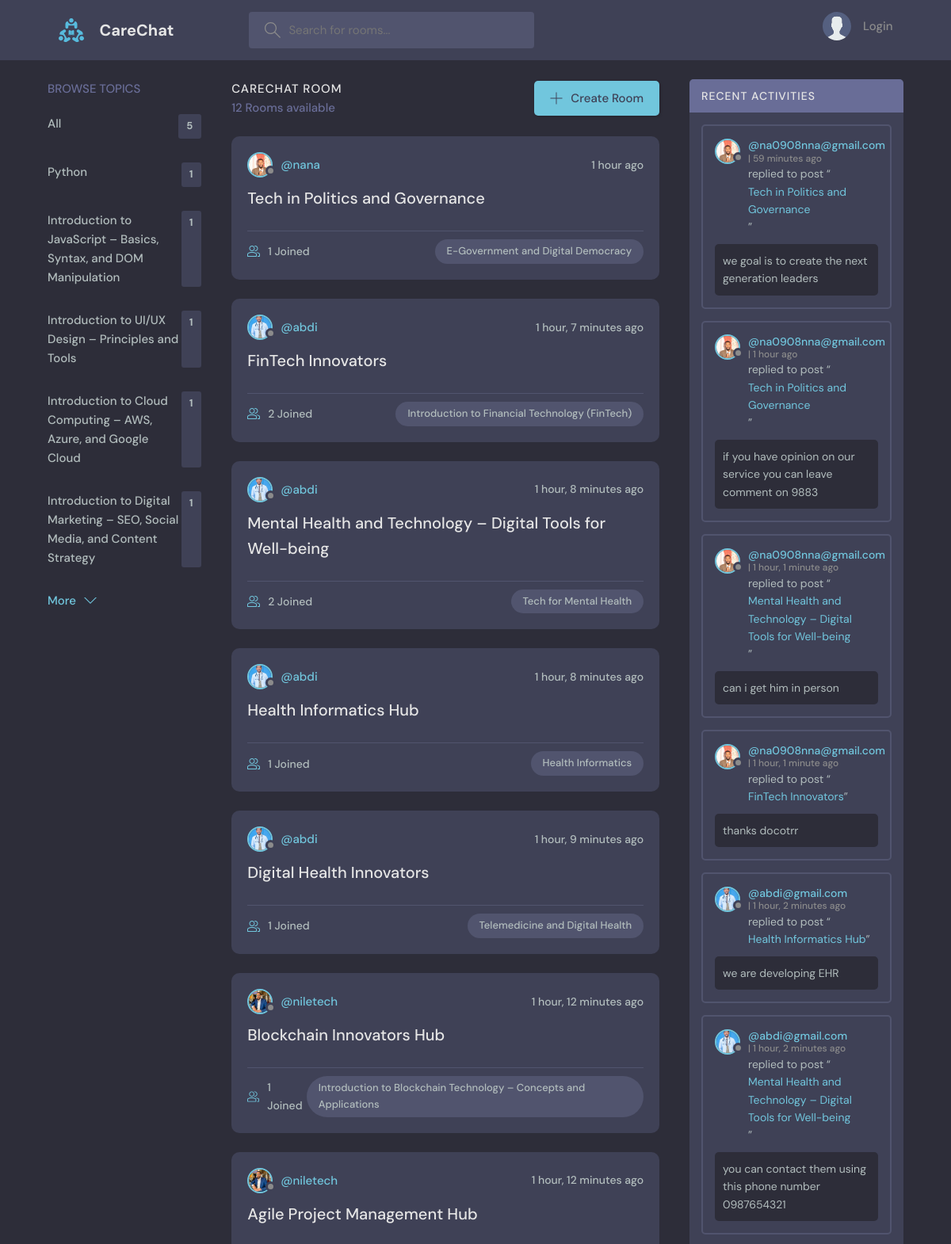
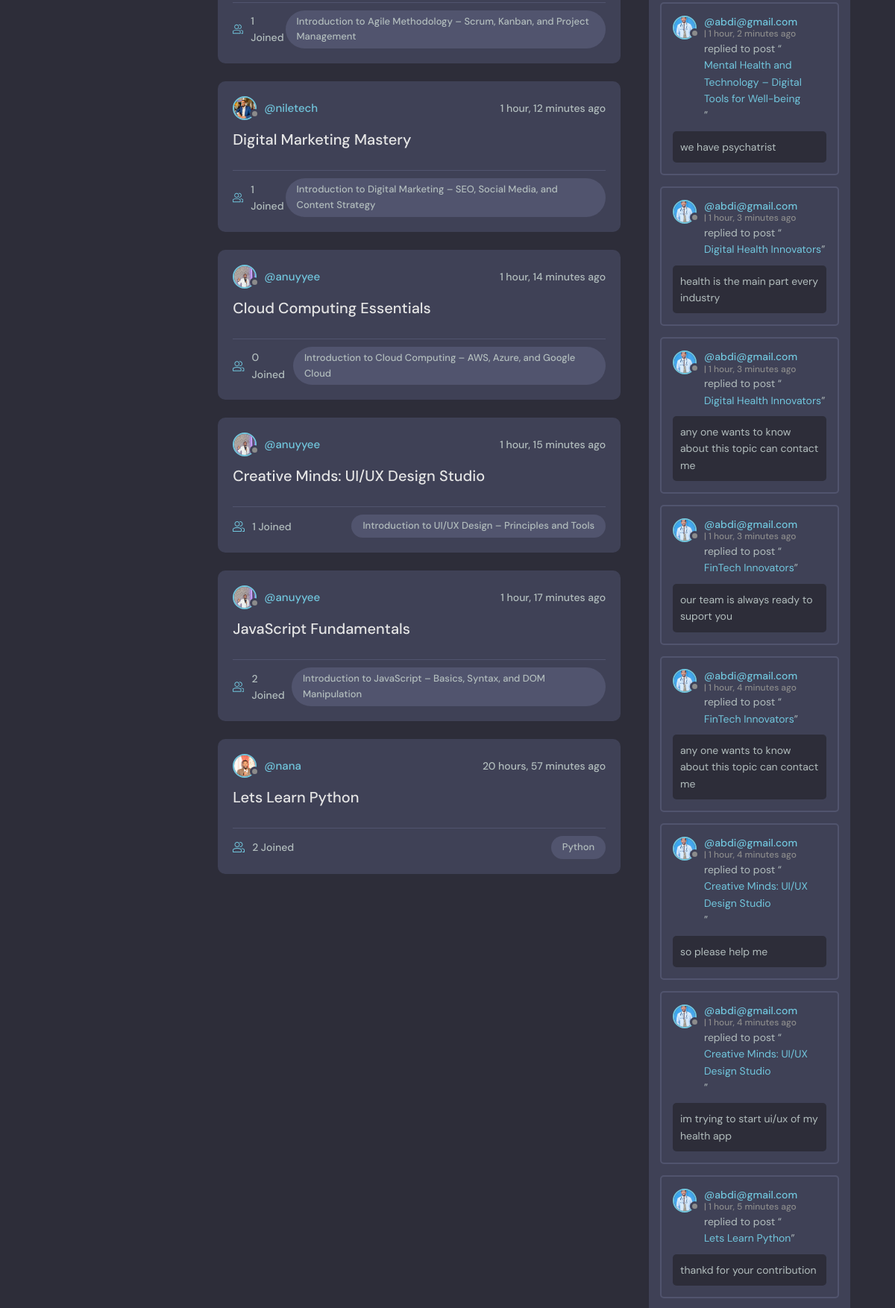
The page / (upper part) on the database its author committed (2 pictures, top to bottom).
### base/models.py (models this page shows, shortened)
class Topic(models.Model):
    name=models.CharField(max_length=200)

class Room(models.Model):
    host= models.ForeignKey(User,on_delete=models.SET_NULL,null=True)
    topic = models.ForeignKey(Topic,on_delete=models.SET_NULL,null=True)
    name = models.CharField(max_length=200)
    description = models.TextField(null=True,blank=True)
    participants=models.ManyToManyField(User,related_name='participants',blank=True)
    updated=models.DateTimeField(auto_now=True)
    created=models.DateTimeField(auto_now_add=True)
    class Meta:
        ordering = ['-updated','-created']
    def __str__(self):
        return self.name

class User(AbstractUser):
    pass
    name=models.CharField(max_length=200,null=True)
    email=models.EmailField(unique=True, null=True)
    bio=models.TextField(null=True)
    avatar = models.ImageField(null=True,default='avatar.svg')
    USERNAME_FIELD='email'
    REQUIRED_FIELDS=[]

class Message(models.Model):
    user=models.ForeignKey(User,on_delete=models.CASCADE)
    room=models.ForeignKey(Room,on_delete=models.CASCADE)
    body=models.TextField()
    updated=models.DateTimeField(auto_now=True)
    created=models.DateTimeField(auto_now_add=True)
    class Meta:
        ordering = ['-updated','-created']

### base/views.py (the view)
# urls.py: path('', views.home, name='home'),
def home(request):
    q=request.GET.get('q') if request.GET.get('q') != None else ''
    rooms=Room.objects.filter(
                             Q(topic__name__icontains=q)   |
                             Q(name__icontains=q) |
                             Q(description__icontains=q)
                             )
    topics = Topic.objects.all()[0:5]
    room_count=rooms.count()
    room_messages=Message.objects.filter(room__topic__name__icontains=q)
    context={'rooms':rooms,'topics':topics,'room_count':room_count ,'room_messages':room_messages}
    return render(request, 'base/home.html',context)

### base/templates/base/home.html (shortened to what this page needs)
{% extends "main.html" %}
{% block content %}
    <main class="layout layout--3">
      <div class="container">
        {% include 'base/topics_component.html' %}
        <div class="roomList">
          <div class="roomList__header">
            <div>
              <h2>CareChat Room</h2>
              <p>{{room_count}} Rooms available</p>
            </div>
            <a class="btn btn--main" href="{% url 'create-room' %}">
              <svg version="1.1" xmlns="http://www.w3.org/2000/svg" width="32" height="32" viewBox="0 0 32 32">
                <title>add</title>
                <path
                  d="M16.943 0.943h-1.885v14.115h-14.115v1.885h14.115v14.115h1.885v-14.115h14.115v-1.885h-14.115v-14.115z"
                ></path>
              </svg>
              Create Room
            </a>
          </div>
          {% include 'base/feed_component.html' %}
        </div>
         {% include 'base/activity_component.html' %}
      </div>
    </main>
  {% endblock %}

### base/templates/base/topics_component.html
<div class="topics">
    <div class="topics__header">
      <h2>Browse Topics</h2>
    </div>
    <ul class="topics__list">
      <li>
        <a href="{% url 'home'%}">All <span>{{topics.count}}</span></a>
      </li>
      {% for topic in topics %}
      <li>
        <a href="{% url 'home'%}?q={{topic.name}}">{{topic.name}} <span>{{topic.room_set.all.count}}</span> </a>
      </li>
      {%endfor%}
    </ul>
    <a class="btn btn--link" href="{% url 'topics' %}">
      More
      <svg version="1.1" xmlns="http://www.w3.org/2000/svg" width="32" height="32" viewBox="0 0 32 32">
        <title>chevron-down</title>
        <path d="M16 21l-13-13h-3l16 16 16-16h-3l-13 13z"></path>
      </svg>
    </a>
  </div>

### base/templates/base/feed_component.html (shortened to what this page needs)
{% for room in rooms %}
<div class="roomListRoom">
    <div class="roomListRoom__header">
      <a href="{% url 'user-profile' room.host.id %}" class="roomListRoom__author">
        <div class="avatar avatar--small">
          <img src="{{room.host.avatar.url}}" />
        </div>
        <span>@{{ room.host.username }}</span>
      </a>
      <div class="roomListRoom__actions">
        <span>{{ room.created|timesince }} ago</span>
      </div>
    </div>
    <div class="roomListRoom__content">
      <a href="{% url 'room' room.id %}">{{ room.name }}</a>
    </div>
    <div class="roomListRoom__meta">
      <a href="{% url 'room' room.id %}" class="roomListRoom__joined">
        {{room.participants.all.count}} Joined
      </a>
      <p class="roomListRoom__topic">{{ room.topic.name }}</p>
    </div>
  </div>
  {% endfor %}

### base/templates/base/activity_component.html (shortened to what this page needs)
<div class="activities">
  <div class="activities__header">
    <h2>Recent Activities</h2>
  </div>
  {% for message in room_messages %}
  <div class="activities__box">
    <div class="activities__boxHeader roomListRoom__header">
      <a href="{% url 'user-profile' message.user.id %}" class="roomListRoom__author">
        <div class="avatar avatar--small">
          <img src="{{message.user.avatar.url}}" />
        </div>
        <p>
          @{{message.user}}
          <span>| {{message.created|timesince}} ago</span>
        </p>
      </a>
    </div>
    <div class="activities__boxContent">
      <p>replied to post “<a href="{% url 'room' message.room.id %}">{{message.room}}</a>”</p>
      <div class="activities__boxRoomContent">
{{message.body}}
      </div>
    </div>
  </div>
{% endfor %}
 </div>

### rows shown on the page
Topic: name "Python", room_set.all.count "1"
Topic: name "Introduction to JavaScript – Basics, Syntax, and DOM Manipulation", room_set.all.count "1"
Topic: name "Introduction to UI/UX Design – Principles and Tools", room_set.all.count "1"
Topic: name "Introduction to Cloud Computing – AWS, Azure, and Google Cloud", room_set.all.count "1"
Topic: name "Introduction to Digital Marketing – SEO, Social Media, and Content Strategy", room_set.all.count "1"
Room: host.avatar (picture), host.username "nana", created "1 hour", name "Tech in Politics and Governance", participants.all.count "1", topic.name "E-Government and Digital Democracy"
Room: host.avatar (picture), host.username "abdi", created "1 hour, 7 minutes", name "FinTech Innovators", participants.all.count "2", topic.name "Introduction to Financial Technology (FinTech)"
Room: host.avatar (picture), host.username "abdi", created "1 hour, 8 minutes", name "Mental Health and Technology – Digital Tools for Well-being", participants.all.count "2", topic.name "Tech for Mental Health"
Room: host.avatar (picture), host.username "abdi", created "1 hour, 8 minutes", name "Health Informatics Hub", participants.all.count "1", topic.name "Health Informatics"
Room: host.avatar (picture), host.username "abdi", created "1 hour, 9 minutes", name "Digital Health Innovators", participants.all.count "1", topic.name "Telemedicine and Digital Health"
Room: host.avatar (picture), host.username "niletech", created "1 hour, 12 minutes", name "Blockchain Innovators Hub", participants.all.count "1", topic.name "Introduction to Blockchain Technology – Concepts and Applications"
Room: host.avatar (picture), host.username "niletech", created "1 hour, 12 minutes", name "Agile Project Management Hub", participants.all.count "1", topic.name "Introduction to Agile Methodology – Scrum, Kanban, and Project Management"
Room: host.avatar (picture), host.username "niletech", created "1 hour, 12 minutes", name "Digital Marketing Mastery", participants.all.count "1", topic.name "Introduction to Digital Marketing – SEO, Social Media, and Content Strategy"
Room: host.avatar (picture), host.username "anuyyee", created "1 hour, 14 minutes", name "Cloud Computing Essentials", participants.all.count "0", topic.name "Introduction to Cloud Computing – AWS, Azure, and Google Cloud"
Room: host.avatar (picture), host.username "anuyyee", created "1 hour, 15 minutes", name "Creative Minds: UI/UX Design Studio", participants.all.count "1", topic.name "Introduction to UI/UX Design – Principles and Tools"
Room: host.avatar (picture), host.username "anuyyee", created "1 hour, 17 minutes", name "JavaScript Fundamentals", participants.all.count "2", topic.name "Introduction to JavaScript – Basics, Syntax, and DOM Manipulation"
Room: host.avatar (picture), host.username "nana", created "20 hours, 57 minutes", name "Lets Learn Python", participants.all.count "2", topic.name "Python"
Message: user.avatar (picture), user "na0908nna@gmail.com", created "59 minutes", room "Tech in Politics and Governance", body "we goal is to create the next generation leaders"
Message: user.avatar (picture), user "na0908nna@gmail.com", created "1 hour", room "Tech in Politics and Governance", body "if you have opinion on our service you can leave comment on 9883"
Message: user.avatar (picture), user "na0908nna@gmail.com", created "1 hour, 1 minute", room "Mental Health and Technology – Digital Tools for Well-being", body "can i get him in person"
Message: user.avatar (picture), user "na0908nna@gmail.com", created "1 hour, 1 minute", room "FinTech Innovators", body "thanks docotrr"
Message: user.avatar (picture), user "abdi@gmail.com", created "1 hour, 2 minutes", room "Health Informatics Hub", body "we are developing EHR"
Message: user.avatar (picture), user "abdi@gmail.com", created "1 hour, 2 minutes", room "Mental Health and Technology – Digital Tools for Well-being", body "you can contact them using this phone number 0987654321"
Message: user.avatar (picture), user "abdi@gmail.com", created "1 hour, 2 minutes", room "Mental Health and Technology – Digital Tools for Well-being", body "we have psychatrist"
Message: user.avatar (picture), user "abdi@gmail.com", created "1 hour, 3 minutes", room "Digital Health Innovators", body "health is the main part every industry"
Message: user.avatar (picture), user "abdi@gmail.com", created "1 hour, 3 minutes", room "Digital Health Innovators", body "any one wants to know about this topic can contact me"
Message: user.avatar (picture), user "abdi@gmail.com", created "1 hour, 3 minutes", room "FinTech Innovators", body "our team is always ready to suport you"
Message: user.avatar (picture), user "abdi@gmail.com", created "1 hour, 4 minutes", room "FinTech Innovators", body "any one wants to know about this topic can contact me"
Message: user.avatar (picture), user "abdi@gmail.com", created "1 hour, 4 minutes", room "Creative Minds: UI/UX Design Studio", body "so please help me"
Message: user.avatar (picture), user "abdi@gmail.com", created "1 hour, 4 minutes", room "Creative Minds: UI/UX Design Studio", body "im trying to start ui/ux of my health app"
Message: user.avatar (picture), user "abdi@gmail.com", created "1 hour, 5 minutes", room "Lets Learn Python", body "thankd for your contribution"

### other values the page prints
{{ topics.count }} "5"
{{ room_count }} "12"
